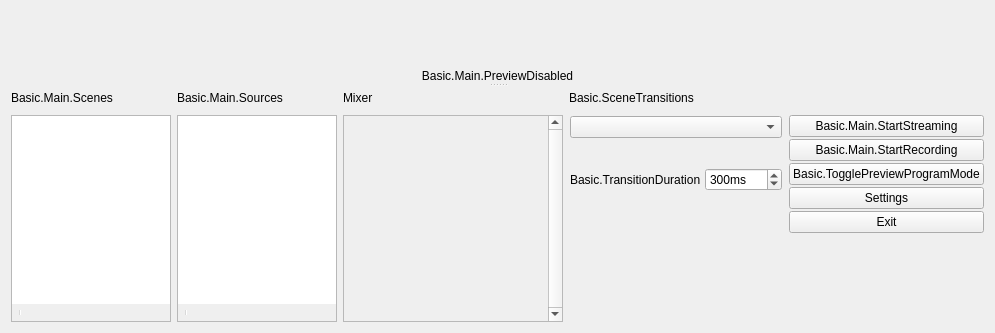
  <widget class="QWidget" name="centralwidget">
   <layout class="QHBoxLayout" name="horizontalLayout">
    <item>
     <widget class="QSplitter" name="mainSplitter">
      <property name="orientation">
       <enum>Qt::Vertical</enum>
      </property>
      <property name="childrenCollapsible">
       <bool>false</bool>
      </property>
      <widget class="QWidget" name="verticalLayoutWidget_7">
       <layout class="QVBoxLayout" name="verticalLayout_14">
        <item>
         <layout class="QHBoxLayout" name="topBar">
          <item>
           <widget class="QLabel" name="topBarLogo">
            <property name="styleSheet">
             <string notr="true">background-color: transparent;</string>
            </property>
            <property name="text">
             <string/>
            </property>
            <property name="pixmap">
             <pixmap resource="obs.qrc">:/res/images/dacast.png</pixmap>
            </property>
           </widget>
          </item>
         </layout>
        </item>
        <item>
         <layout class="QHBoxLayout" name="previewLayout">
          <property name="spacing">
           <number>2</number>
          </property>
          <item>
           <layout class="QVBoxLayout" name="previewTextLayout">
            <property name="spacing">
             <number>4</number>
            </property>
            <item>
             <widget class="OBSBasicPreview" name="preview" native="true">
              <property name="sizePolicy">
               <sizepolicy hsizetype="Expanding" vsizetype="Expanding">
                <horstretch>0</horstretch>
                <verstretch>0</verstretch>
               </sizepolicy>
              </property>
              <property name="minimumSize">
               <size>
                <width>32</width>
                <height>32</height>
               </size>
              </property>
              <property name="focusPolicy">
               <enum>Qt::ClickFocus</enum>
              </property>
              <property name="contextMenuPolicy">
               <enum>Qt::CustomContextMenu</enum>
              </property>
             </widget>
            </item>
           </layout>
          </item>
         </layout>
        </item>
        <item>
         <widget class="QLabel" name="previewDisabledLabel">
          <property name="sizePolicy">
           <sizepolicy hsizetype="Expanding" vsizetype="Expanding">
            <horstretch>0</horstretch>
            <verstretch>0</verstretch>
           </sizepolicy>
          </property>
          <property name="contextMenuPolicy">
           <enum>Qt::CustomContextMenu</enum>
          </property>
          <property name="text">
           <string>Basic.Main.PreviewDisabled</string>
          </property>
          <property name="alignment">
           <set>Qt::AlignCenter</set>
          </property>
         </widget>
        </item>
       </layout>
      </widget>
      <widget class="QWidget" name="gridLayoutWidget_2">
       <layout class="QGridLayout" name="gridLayout_2">
        <item row="1" column="4">
         <layout class="QVBoxLayout" name="buttonsVLayout">
          <property name="spacing">
           <number>2</number>
          </property>
          <item>
           <widget class="QPushButton" name="streamButton">
            <property name="enabled">
             <bool>true</bool>
            </property>
            <property name="sizePolicy">
             <sizepolicy hsizetype="Preferred" vsizetype="Fixed">
              <horstretch>0</horstretch>
              <verstretch>0</verstretch>
             </sizepolicy>
            </property>
            <property name="text">
             <string>Basic.Main.StartStreaming</string>
            </property>
            <property name="checkable">
             <bool>false</bool>
            </property>
           </widget>
          </item>
          <item>
           <widget class="QPushButton" name="recordButton">
            <property name="enabled">
             <bool>true</bool>
            </property>
            <property name="sizePolicy">
             <sizepolicy hsizetype="Preferred" vsizetype="Fixed">
              <horstretch>0</horstretch>
              <verstretch>0</verstretch>
             </sizepolicy>
            </property>
            <property name="minimumSize">
             <size>
              <width>130</width>
              <height>0</height>
             </size>
            </property>
            <property name="text">
             <string>Basic.Main.StartRecording</string>
            </property>
           </widget>
          </item>
          <item>
           <widget class="QPushButton" name="modeSwitch">
            <property name="text">
             <string>Basic.TogglePreviewProgramMode</string>
            </property>
            <property name="checkable">
             <bool>true</bool>
            </property>
           </widget>
          </item>
          <item>
           <widget class="QPushButton" name="settingsButton">
            <property name="sizePolicy">
             <sizepolicy hsizetype="Preferred" vsizetype="Fixed">
              <horstretch>0</horstretch>
              <verstretch>0</verstretch>
             </sizepolicy>
            </property>
            <property name="text">
             <string>Settings</string>
            </property>
           </widget>
          </item>
          <item>
           <widget class="QPushButton" name="exitButton">
            <property name="sizePolicy">
             <sizepolicy hsizetype="Preferred" vsizetype="Fixed">
              <horstretch>0</horstretch>
              <verstretch>0</verstretch>
             </sizepolicy>
            </property>
            <property name="text">
             <string>Exit</string>
            </property>
           </widget>
          </item>
          <item>
           <spacer name="expVSpacer_2">
            <property name="orientation">
             <enum>Qt::Vertical</enum>
            </property>
            <property name="sizeHint" stdset="0">
             <size>
              <width>0</width>
              <height>0</height>
             </size>
            </property>
           </spacer>
          </item>
         </layout>
        </item>
        <item row="1" column="2">
         <widget class="VScrollArea" name="scrollArea">
          <property name="minimumSize">
           <size>
            <width>220</width>
            <height>0</height>
           </size>
          </property>
          <property name="frameShape">
           <enum>QFrame::StyledPanel</enum>
          </property>
          <property name="frameShadow">
           <enum>QFrame::Sunken</enum>
          </property>
          <property name="verticalScrollBarPolicy">
           <enum>Qt::ScrollBarAlwaysOn</enum>
          </property>
          <property name="horizontalScrollBarPolicy">
           <enum>Qt::ScrollBarAlwaysOff</enum>
          </property>
          <property name="widgetResizable">
           <bool>true</bool>
          </property>
          <widget class="QWidget" name="volumeWidgets">
           <property name="geometry">
            <rect>
             <x>0</x>
             <y>0</y>
             <width>215</width>
             <height>16</height>
            </rect>
           </property>
           <property name="sizePolicy">
            <sizepolicy hsizetype="Preferred" vsizetype="Maximum">
             <horstretch>0</horstretch>
             <verstretch>0</verstretch>
            </sizepolicy>
           </property>
           <layout class="QVBoxLayout" name="verticalLayout_18">
            <property name="spacing">
             <number>0</number>
            </property>
            <property name="leftMargin">
             <number>0</number>
            </property>
            <property name="topMargin">
             <number>0</number>
            </property>
            <property name="rightMargin">
             <number>0</number>
            </property>
            <property name="bottomMargin">
             <number>0</number>
            </property>
           </layout>
          </widget>
         </widget>
        </item>
        <item row="1" column="0">
         <layout class="QVBoxLayout" name="scenesVLayout">
          <property name="spacing">
           <number>0</number>
          </property>
          <item>
           <widget class="QFrame" name="scenesFrame">
            <property name="sizePolicy">
             <sizepolicy hsizetype="Expanding" vsizetype="Expanding">
              <horstretch>0</horstretch>
              <verstretch>0</verstretch>
             </sizepolicy>
            </property>
            <property name="minimumSize">
             <size>
              <width>160</width>
              <height>0</height>
             </size>
            </property>
            <property name="maximumSize">
             <size>
              <width>260</width>
              <height>16777215</height>
             </size>
            </property>
            <property name="frameShape">
             <enum>QFrame::StyledPanel</enum>
            </property>
            <property name="frameShadow">
             <enum>QFrame::Sunken</enum>
            </property>
            <layout class="QVBoxLayout" name="verticalLayout_11">
             <property name="spacing">
              <number>0</number>
             </property>
             <property name="leftMargin">
              <number>0</number>
             </property>
             <property name="topMargin">
              <number>0</number>
             </property>
             <property name="rightMargin">
              <number>0</number>
             </property>
             <property name="bottomMargin">
              <number>0</number>
             </property>
             <item>
              <widget class="QListWidget" name="scenes">
               <property name="sizePolicy">
                <sizepolicy hsizetype="Preferred" vsizetype="Expanding">
                 <horstretch>0</horstretch>
                 <verstretch>0</verstretch>
                </sizepolicy>
               </property>
               <property name="contextMenuPolicy">
                <enum>Qt::CustomContextMenu</enum>
               </property>
               <property name="frameShape">
                <enum>QFrame::NoFrame</enum>
               </property>
               <property name="frameShadow">
                <enum>QFrame::Plain</enum>
               </property>
               <property name="showDropIndicator" stdset="0">
                <bool>true</bool>
               </property>
               <property name="dragEnabled">
                <bool>true</bool>
               </property>
               <property name="dragDropMode">
                <enum>QAbstractItemView::InternalMove</enum>
               </property>
               <property name="defaultDropAction">
                <enum>Qt::TargetMoveAction</enum>
               </property>
               <addaction name="actionRemoveScene"/>
              </widget>
             </item>
             <item>
              <widget class="QToolBar" name="scenesToolbar">
               <property name="iconSize">
                <size>
                 <width>16</width>
                 <height>16</height>
                </size>
               </property>
               <property name="floatable">
                <bool>false</bool>
               </property>
               <addaction name="actionAddScene"/>
               <addaction name="actionRemoveScene"/>
               <addaction name="separator"/>
               <addaction name="actionSceneUp"/>
               <addaction name="actionSceneDown"/>
              </widget>
             </item>
             <item>
              <spacer name="scenesFixedSizeHSpacer">
               <property name="orientation">
                <enum>Qt::Horizontal</enum>
               </property>
               <property name="sizeType">
                <enum>QSizePolicy::Fixed</enum>
               </property>
               <property name="sizeHint" stdset="0">
                <size>
                 <width>150</width>
                 <height>0</height>
                </size>
               </property>
              </spacer>
             </item>
            </layout>
           </widget>
          </item>
         </layout>
        </item>
        <item row="0" column="1">
         <widget class="QLabel" name="sourcesLabel">
          <property name="text">
           <string>Basic.Main.Sources</string>
          </property>
         </widget>
        </item>
        <item row="0" column="2">
         <layout class="QHBoxLayout" name="mixadvHLayout">
          <property name="spacing">
           <number>2</number>
          </property>
          <item>
           <widget class="QLabel" name="mixerLabel">
            <property name="sizePolicy">
             <sizepolicy hsizetype="Maximum" vsizetype="Preferred">
              <horstretch>0</horstretch>
              <verstretch>0</verstretch>
             </sizepolicy>
            </property>
            <property name="text">
             <string>Mixer</string>
            </property>
           </widget>
          </item>
          <item>
           <widget class="QPushButton" name="advAudioProps">
            <property name="sizePolicy">
             <sizepolicy hsizetype="Maximum" vsizetype="Maximum">
              <horstretch>0</horstretch>
              <verstretch>0</verstretch>
             </sizepolicy>
            </property>
            <property name="maximumSize">
             <size>
              <width>22</width>
              <height>22</height>
             </size>
            </property>
            <property name="accessibleName">
             <string>Basic.AdvAudio</string>
            </property>
            <property name="text">
             <string notr="true"/>
            </property>
            <property name="icon">
             <iconset resource="obs.qrc">
              <normaloff>:/res/images/configuration21_16.png</normaloff>:/res/images/configuration21_16.png</iconset>
            </property>
            <property name="flat">
             <bool>true</bool>
            </property>
            <property name="themeID" stdset="0">
             <string notr="true">configIconSmall</string>
            </property>
           </widget>
          </item>
          <item>
           <spacer name="mixadvHSpacer_4">
            <property name="orientation">
             <enum>Qt::Horizontal</enum>
            </property>
            <property name="sizeHint" stdset="0">
             <size>
              <width>0</width>
              <height>0</height>
             </size>
            </property>
           </spacer>
          </item>
         </layout>
        </item>
        <item row="1" column="1">
         <layout class="QVBoxLayout" name="sourcesVLayout">
          <property name="spacing">
           <number>0</number>
          </property>
          <item>
           <widget class="QFrame" name="sourcesFrame">
            <property name="sizePolicy">
             <sizepolicy hsizetype="Expanding" vsizetype="Expanding">
              <horstretch>0</horstretch>
              <verstretch>0</verstretch>
             </sizepolicy>
            </property>
            <property name="minimumSize">
             <size>
              <width>160</width>
              <height>0</height>
             </size>
            </property>
            <property name="maximumSize">
             <size>
              <width>260</width>
              <height>16777215</height>
             </size>
            </property>
            <property name="frameShape">
             <enum>QFrame::StyledPanel</enum>
            </property>
            <property name="frameShadow">
             <enum>QFrame::Sunken</enum>
            </property>
            <layout class="QVBoxLayout" name="verticalLayout_16">
             <property name="spacing">
              <number>0</number>
             </property>
             <property name="leftMargin">
              <number>0</number>
             </property>
             <property name="topMargin">
              <number>0</number>
             </property>
             <property name="rightMargin">
              <number>0</number>
             </property>
             <property name="bottomMargin">
              <number>0</number>
             </property>
             <item>
              <widget class="SourceListWidget" name="sources">
               <property name="sizePolicy">
                <sizepolicy hsizetype="Preferred" vsizetype="Expanding">
                 <horstretch>0</horstretch>
                 <verstretch>0</verstretch>
                </sizepolicy>
               </property>
               <property name="contextMenuPolicy">
                <enum>Qt::CustomContextMenu</enum>
               </property>
               <property name="frameShape">
                <enum>QFrame::NoFrame</enum>
               </property>
               <property name="showDropIndicator" stdset="0">
                <bool>true</bool>
               </property>
               <property name="dragEnabled">
                <bool>true</bool>
               </property>
               <property name="dragDropMode">
                <enum>QAbstractItemView::InternalMove</enum>
               </property>
               <property name="defaultDropAction">
                <enum>Qt::TargetMoveAction</enum>
               </property>
               <property name="selectionMode">
                <enum>QAbstractItemView::ExtendedSelection</enum>
               </property>
               <addaction name="actionRemoveSource"/>
              </widget>
             </item>
             <item>
              <widget class="QToolBar" name="sourcesToolbar">
               <property name="iconSize">
                <size>
                 <width>16</width>
                 <height>16</height>
                </size>
               </property>
               <property name="floatable">
                <bool>false</bool>
               </property>
               <addaction name="actionAddSource"/>
               <addaction name="actionRemoveSource"/>
               <addaction name="actionSourceProperties"/>
               <addaction name="separator"/>
               <addaction name="actionSourceUp"/>
               <addaction name="actionSourceDown"/>
              </widget>
             </item>
             <item>
              <spacer name="sourcesFixedSizeHSpacer">
               <property name="orientation">
                <enum>Qt::Horizontal</enum>
               </property>
               <property name="sizeType">
                <enum>QSizePolicy::Fixed</enum>
               </property>
               <property name="sizeHint" stdset="0">
                <size>
                 <width>150</width>
                 <height>0</height>
                </size>
               </property>
              </spacer>
             </item>
            </layout>
           </widget>
          </item>
         </layout>
        </item>
        <item row="0" column="0">
         <widget class="QLabel" name="scenesLabel">
          <property name="text">
           <string>Basic.Main.Scenes</string>
          </property>
         </widget>
        </item>
        <item row="0" column="3">
         <widget class="QLabel" name="sceneTransitionsLabel">
          <property name="text">
           <string>Basic.SceneTransitions</string>
          </property>
         </widget>
        </item>
        <item row="1" column="3">
         <widget class="QWidget" name="transitionsContainer" native="true">
          <layout class="QVBoxLayout" name="verticalLayout">
           <property name="spacing">
            <number>4</number>
           </property>
           <property name="leftMargin">
            <number>1</number>
           </property>
           <property name="topMargin">
            <number>1</number>
           </property>
           <property name="rightMargin">
            <number>1</number>
           </property>
           <property name="bottomMargin">
            <number>2</number>
           </property>
           <item>
            <widget class="QComboBox" name="transitions">
             <property name="minimumSize">
              <size>
               <width>120</width>
               <height>0</height>
              </size>
             </property>
            </widget>
           </item>
           <item>
            <layout class="QHBoxLayout" name="horizontalLayout_4">
             <property name="spacing">
              <number>4</number>
             </property>
             <item>
              <spacer name="horizontalSpacer">
               <property name="orientation">
                <enum>Qt::Horizontal</enum>
               </property>
               <property name="sizeType">
                <enum>QSizePolicy::Preferred</enum>
               </property>
               <property name="sizeHint" stdset="0">
                <size>
                 <width>40</width>
                 <height>20</height>
                </size>
               </property>
              </spacer>
             </item>
             <item>
              <widget class="QPushButton" name="transitionAdd">
               <property name="sizePolicy">
                <sizepolicy hsizetype="Maximum" vsizetype="Maximum">
                 <horstretch>0</horstretch>
                 <verstretch>0</verstretch>
                </sizepolicy>
               </property>
               <property name="maximumSize">
                <size>
                 <width>22</width>
                 <height>22</height>
                </size>
               </property>
               <property name="toolTip">
                <string>Basic.AddTransition</string>
               </property>
               <property name="accessibleName">
                <string>Basic.AddTransition</string>
               </property>
               <property name="text">
                <string notr="true"/>
               </property>
               <property name="icon">
                <iconset resource="obs.qrc">
                 <normaloff>:/res/images/add.png</normaloff>:/res/images/add.png</iconset>
               </property>
               <property name="flat">
                <bool>true</bool>
               </property>
               <property name="themeID" stdset="0">
                <string notr="true">addIconSmall</string>
               </property>
              </widget>
             </item>
             <item>
              <widget class="QPushButton" name="transitionRemove">
               <property name="sizePolicy">
                <sizepolicy hsizetype="Maximum" vsizetype="Maximum">
                 <horstretch>0</horstretch>
                 <verstretch>0</verstretch>
                </sizepolicy>
               </property>
               <property name="maximumSize">
                <size>
                 <width>22</width>
                 <height>22</height>
                </size>
               </property>
               <property name="toolTip">
                <string>Basic.RemoveTransition</string>
               </property>
               <property name="accessibleName">
                <string>Basic.RemoveTransition</string>
               </property>
               <property name="text">
                <string notr="true"/>
               </property>
               <property name="icon">
                <iconset resource="obs.qrc">
                 <normaloff>:/res/images/list_remove.png</normaloff>:/res/images/list_remove.png</iconset>
               </property>
               <property name="flat">
                <bool>true</bool>
               </property>
               <property name="themeID" stdset="0">
                <string notr="true">removeIconSmall</string>
               </property>
              </widget>
             </item>
             <item>
              <widget class="QPushButton" name="transitionProps">
               <property name="sizePolicy">
                <sizepolicy hsizetype="Maximum" vsizetype="Maximum">
                 <horstretch>0</horstretch>
                 <verstretch>0</verstretch>
                </sizepolicy>
               </property>
               <property name="maximumSize">
                <size>
                 <width>22</width>
                 <height>22</height>
                </size>
               </property>
               <property name="toolTip">
                <string>Basic.TransitionProperties</string>
               </property>
               <property name="accessibleName">
                <string>Basic.TransitionProperties</string>
               </property>
               <property name="text">
                <string notr="true"/>
               </property>
               <property name="icon">
                <iconset resource="obs.qrc">
                 <normaloff>:/res/images/configuration21_16.png</normaloff>:/res/images/configuration21_16.png</iconset>
               </property>
               <property name="flat">
                <bool>true</bool>
               </property>
               <property name="themeID" stdset="0">
                <string notr="true">configIconSmall</string>
               </property>
              </widget>
             </item>
            </layout>
           </item>
           <item>
            <layout class="QHBoxLayout" name="horizontalLayout_3">
             <property name="spacing">
              <number>4</number>
             </property>
             <item>
              <widget class="QLabel" name="transitionDurationLabel">
               <property name="sizePolicy">
                <sizepolicy hsizetype="Maximum" vsizetype="Preferred">
                 <horstretch>0</horstretch>
                 <verstretch>0</verstretch>
                </sizepolicy>
               </property>
               <property name="text">
                <string>Basic.TransitionDuration</string>
               </property>
              </widget>
             </item>
             <item>
              <widget class="QSpinBox" name="transitionDuration">
               <property name="suffix">
                <string>ms</string>
               </property>
               <property name="minimum">
                <number>2</number>
               </property>
               <property name="maximum">
                <number>10000</number>
               </property>
               <property name="singleStep">
                <number>50</number>
               </property>
               <property name="value">
                <number>300</number>
               </property>
              </widget>
             </item>
            </layout>
           </item>
           <item>
            <spacer name="verticalSpacer">
             <property name="orientation">
              <enum>Qt::Vertical</enum>
             </property>
             <property name="sizeHint" stdset="0">
              <size>
               <width>20</width>
               <height>40</height>
              </size>
             </property>
            </spacer>
           </item>
          </layout>
         </widget>
        </item>
       </layout>
      </widget>
     </widget>
    </item>
   </layout>
  </widget>
